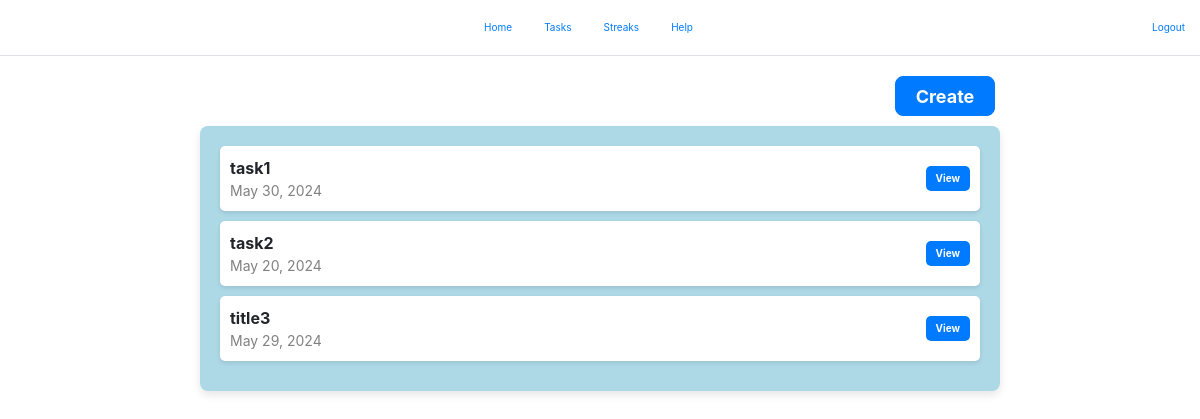
Before: /view/task/ (signed in) with the older database file.
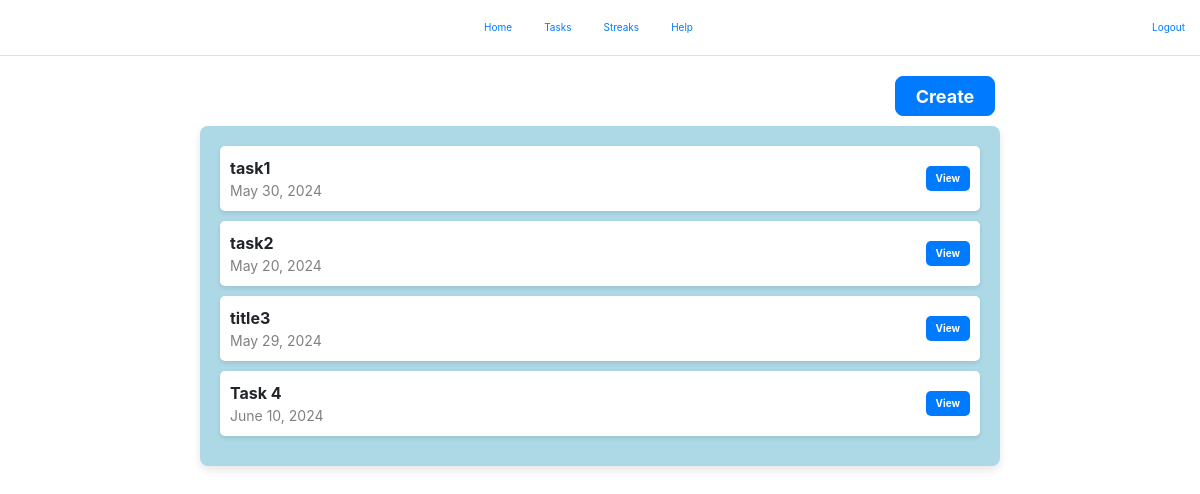
After: the same page with the newer database file.
### Tasks/models.py (models this page shows, shortened)
class Task(models.Model):
    TO_DO = 'to-do'
    IN_PROGRESS = 'in progress'
    DONE = 'done'
    PROGRESS_STATUS_CHOICES = [
        (TO_DO, 'To-Do'),
        (IN_PROGRESS, 'In Progress'),
        (DONE, 'Done'),
    ]
    title = models.CharField(max_length=255)
    due_date = models.DateField()
    created_date = models.DateTimeField(auto_now_add=True)
    description = models.TextField()
    progress_status = models.CharField(
        max_length=20,
        choices=PROGRESS_STATUS_CHOICES,
        default=TO_DO,
    )
    owner = models.ForeignKey('auth.User', related_name='tasks',on_delete=models.CASCADE)

### myapp/views.py (the view)
# urls.py: path("view/task/",TaskView.as_view(),name='view_task'),
class TaskView(LoginRequiredMixin, TemplateView):
    template_name = 'task.html'
    def get_context_data(self, **kwargs):
        context = super().get_context_data(**kwargs)
        context['tasks'] = Task.objects.filter(owner=self.request.user)  # Adjust the filter if needed
        return context

### templates/task.html (shortened to what this page needs)
{% extends "base.html" %}
{% block content %}
<div class="task-manage-container">
    <button type="button" class="btn btn-primary create-button" >Create</button>
</div>
<div class="task-container">
    {% for task in tasks %}
    <div class="task-bar">
        <div>
            <div class="task-title">{{ task.title }}</div>
            <div class="task-date">{{ task.due_date }}</div>
        </div>
        <button class="task-button">View</button>
    </div>
    {% endfor %}
</div>
{% endblock %}

Changed rows visible on the page:
added Task: title "Task 4", due_date "June 10, 2024"
